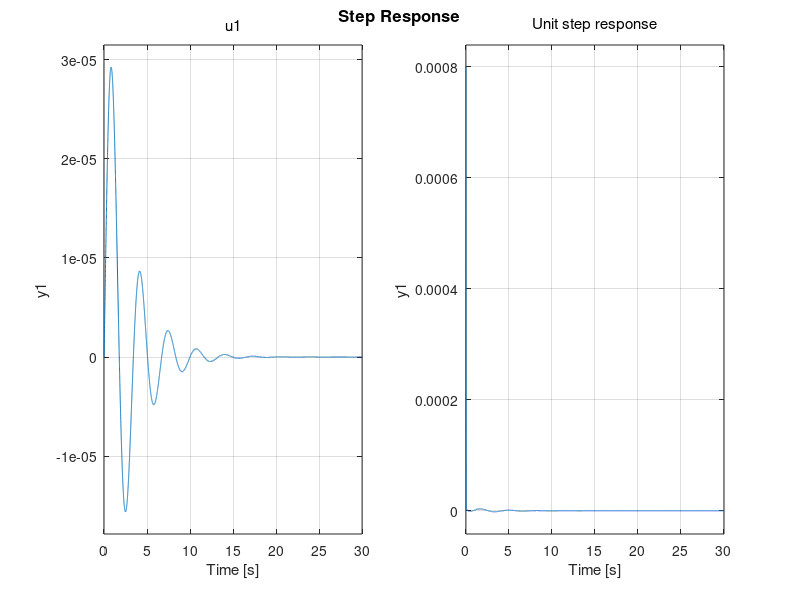

This chart was generated by the following MATLAB code: (Note: this script raises an error after producing the figure.)
% Tarea 2
clc; clear all; close all;

% Parameters:
J1 = 200; %kg*m^2
J2 = 10; %kg*m^2
J3 = 100; %kg*m^2
M = 20; %kg
K1 = 700; %N*m/rad  si disminuye no hay tanta oscilacion
K2 = 20; %N/m
D3 = 400; %N*m*s/rad
fv = 2300000; %N*s/m si aumento no hay tanta oscilacion y se demora menos en estabilizar
r = 0.02; %m



% State Variables:
A = [0 1 0 0 0 0;
    -K1/J1 0 K1/J1 0 0 0;
     0 0 0 1 0 0;
     K1/(J2+M*r^2) 0 -(K1+K2*r^2)/(J2+M*r^2) -(D3+fv*r^2)/(J2+M*r^2) 0 D3/(J2+M*r^2);
     0 0 0 0 0 1;
     0 0 0 D3/J3 0 -D3/J3];

B = [0 0;
    1/J1 0;
    0 0;
    0 M*r/(J2+M*r^2);
    0 0;
    0 0];

% B = [0 0;
%     1/J1 0;
%     0 0;
%     0 0;
%     0 0;
%     0 0];

C = [K1/(J2+M*r^2) 0 -(K1+K2*r^2)/(J2+M*r^2) -(D3+fv*r^2)/(J2+M*r^2) 0 D3/(J2+M*r^2)]*r;

D = [0 M*r^2/(J2+M*r^2)];

% D = [0 0];

sis = ss(A,B,C,D);
figure(1)
step(sis)
title('Unit step response')

opt = stepDataOptions('StepAmplitude',30,'StepAmplitude',9.8);
Tf=1/0.0001;

figure(2)
step(sis,opt)
title('Step response, with T = 30 and g = 9.8')

figure(3)
[y t x]=step(sis,opt);
Y = y(:,:,1)+y(:,:,2);
plot(t,Y)
title('Resulting output')
ylabel('\it{\bf{\"X(t)}}','Interpreter','latex')
xlabel('Time(seconds)')
grid on
figure(4) 
pzmap(sis)
[p z]=pzmap(sis);
p
z

% Transfer Function: 
[n1 d1] = ss2tf(A,B,C,D,1);
h1 = tf(n1,d1); % transfer function with respect to the first input.
[n2 d2] = ss2tf(A,B,C,D,2);
h2 = tf(n2,d2); % transfer function with respect to the second input.
h = h1+h2; % resulting transfer function.
% figure
% step(h)
% h3 = tf(1e9,[1 1e19]);
% ht = h*h3;
% figure 
% step(ht)

ne = poly(z);
de = poly(p);

ymax = max(y(:,:,1));
yss = y(end,:,1);
SO = (ymax-yss)/yss;

Ts = 0.4;

a = (log(SO))^2;

E = sqrt(a/(pi^2+a));

wn = 4/(E*Ts);

k = yss/wn^2;

%F.C
% num = k*wn^2;
num = k*wn^2;
den = [1 2*E*wn wn^2];

H = tf(num,den);
figure(5)
step(H)
figure(6)
pzmap(H)

%% 
pd = [-0.000149420182224335 0.00507768042856228i];
E = pd;


den2=conv([0.0001 0.0051i],[0.0001 -0.0051i]);
hnew=tf(num,den2);
hold on
pzmap(hnew)
figure
step(hnew);
title('dsadsa')

%% Transfer Function Second Order: (Underdamped System)
% clc;
% k = 6.4667e-05;
% E = 0.2; % sqrt((ln(1.16e-3))/(100*(pi^2+ln(1.16e-3)/100)))
% wn = 1;

% n = k*wn^2;
% d = [1 2*E*wn wn^2];

% n = [1 4];
% d = [1 2e-4 2.602e-5];

% 13.2456414689155

% n = [1.94001e-3 6.4667e-05];
% d = [1 30.7313 327.4094];

n = 1.94001e-3*[1 4];
d = [1 30.7313 327.4094];

% n = [1 4];
% d = [1 0 0];

% wn = sqrt(327.4094);
% E = 30.7313/(2*wn);
% k = 1/wn^2;
% n = k*wn^2;
% d = [1 2*E*wn wn^2];

h = tf(n,d);
figure
step(h*9.8)
title('Underdamped System')
grid on

% figure
% pzmap(h)

figure
plot(t,y(:,:,1))
title('Prueba1')

% close all
figure

step(sis,40000)
title('Prueba VF')
% step(sis)
figure

pzmap(sis)

